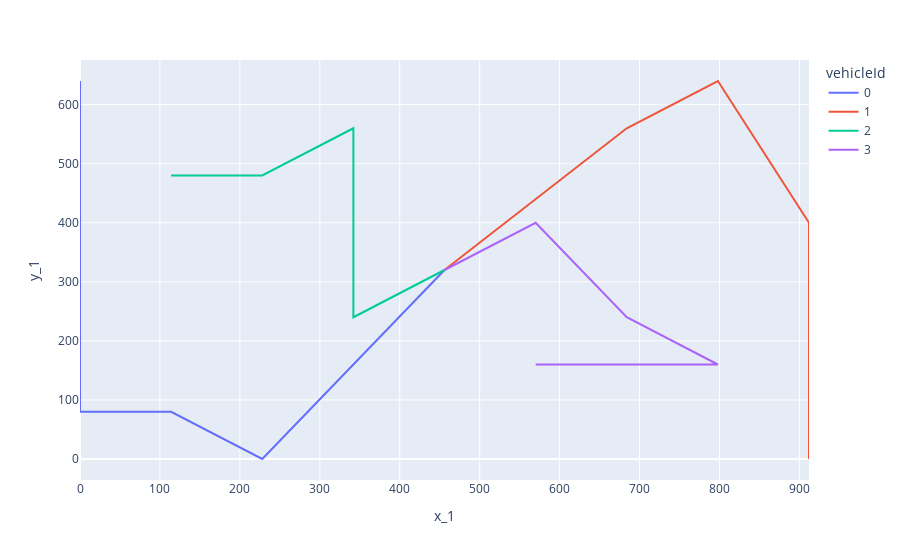

Source (notebook cell):
### Markdown cell above
## Example 2: Multiple vehicles with various capacities and various loads to drop off at different locations

### Code cell
vehicles = pr.data.vehicles(with_capacity=True)
vehicles["vehicleId"] = vehicles.index

trips = solve_routing(
    distance_matrix, vehicles=vehicles, locations=locations, starting_point=0
)

trips = trips.merge(distances, left_on="departure", right_on="locationId_1")
fig = px.line(trips, x="x_1", y="y_1", color="vehicleId", hover_data=["departure"], height=600)
fig

### Figure 1 — Plotly figure (JSON) as saved in the notebook; plotly's stock layout.template omitted (floating-point values rounded to 4 significant figures)
{"data": [{"customdata": [[0], [0], [0], [0], [0], [0], [0], [0], [0], [0], [0], [0], [0], [0], [0], [0], [0], [1], [1], [1], [1], [1], [1], [1], [1], [1], [1], [1], [1], [1], [1], [1], [1], [1], [4], [4], [4], [4], [4], [4], [4], [4], [4], [4], [4], [4], [4], [4], [4], [4], [4], [3], [3], [3], [3], [3], [3], [3], [3], [3], [3], [3], [3], [3], [3], [3], [3], [3], [15], [15], [15], [15], [15], [15], [15], [15], [15], [15], [15], [15], [15], [15], [15], [15], [15], [15], [15], [15], [15], [15], [15], [15], [15], [15], [15], [15], [15], [15], [15], [15], [15], [15]], "hovertemplate": "vehicleId=0<br>x_1=%{x}<br>y_1=%{y}<br>departure=%{customdata[0]}<extra></extra>", "legendgroup": "0", "line": {"color": "#636efa", "dash": "solid"}, "marker": {"symbol": "circle"}, "mode": "lines", "name": "0", "orientation": "v", "showlegend": true, "type": "scatter", "x": [456, 456, 456, 456, 456, 456, 456, 456, 456, 456, 456, 456, 456, 456, 456, 456, 456, 228, 228, 228, 228, 228, 228, 228, 228, 228, 228, 228, 228, 228, 228, 228, 228, 228, 114, 114, 114, 114, 114, 114, 114, 114, 114, 114, 114, 114, 114, 114, 114, 114, 114, 0, 0, 0, 0, 0, 0, 0, 0, 0, 0, 0, 0, 0, 0, 0, 0, 0, 0, 0, 0, 0, 0, 0, 0, 0, 0, 0, 0, 0, 0, 0, 0, 0, 0, 0, 0, 0, 0, 0, 0, 0, 0, 0, 0, 0, 0, 0, 0, 0, 0, 0], "xaxis": "x", "y": [320, 320, 320, 320, 320, 320, 320, 320, 320, 320, 320, 320, 320, 320, 320, 320, 320, 0, 0, 0, 0, 0, 0, 0, 0, 0, 0, 0, 0, 0, 0, 0, 0, 0, 80, 80, 80, 80, 80, 80, 80, 80, 80, 80, 80, 80, 80, 80, 80, 80, 80, 80, 80, 80, 80, 80, 80, 80, 80, 80, 80, 80, 80, 80, 80, 80, 80, 80, 640, 640, 640, 640, 640, 640, 640, 640, 640, 640, 640, 640, 640, 640, 640, 640, 640, 640, 640, 640, 640, 640, 640, 640, 640, 640, 640, 640, 640, 640, 640, 640, 640, 640], "yaxis": "y"}, {"customdata": [[0], [0], [0], [0], [0], [0], [0], [0], [0], [0], [0], [0], [0], [0], [0], [0], [0], [14], [14], [14], [14], [14], [14], [14], [14], [14], [14], [14], [14], [14], [14], [14], [14], [14], [16], [16], [16], [16], [16], [16], [16], [16], [16], [16], [16], [16], [16], [16], [16], [16], [16], [10], [10], [10], [10], [10], [10], [10], [10], [10], [10], [10], [10], [10], [10], [10], [10], [10], [2], [2], [2], [2], [2], [2], [2], [2], [2], [2], [2], [2], [2], [2], [2], [2], [2], [2], [2], [2], [2], [2], [2], [2], [2], [2], [2], [2], [2], [2], [2], [2], [2], [2]], "hovertemplate": "vehicleId=1<br>x_1=%{x}<br>y_1=%{y}<br>departure=%{customdata[0]}<extra></extra>", "legendgroup": "1", "line": {"color": "#EF553B", "dash": "solid"}, "marker": {"symbol": "circle"}, "mode": "lines", "name": "1", "orientation": "v", "showlegend": true, "type": "scatter", "x": [456, 456, 456, 456, 456, 456, 456, 456, 456, 456, 456, 456, 456, 456, 456, 456, 456, 684, 684, 684, 684, 684, 684, 684, 684, 684, 684, 684, 684, 684, 684, 684, 684, 684, 798, 798, 798, 798, 798, 798, 798, 798, 798, 798, 798, 798, 798, 798, 798, 798, 798, 912, 912, 912, 912, 912, 912, 912, 912, 912, 912, 912, 912, 912, 912, 912, 912, 912, 912, 912, 912, 912, 912, 912, 912, 912, 912, 912, 912, 912, 912, 912, 912, 912, 912, 912, 912, 912, 912, 912, 912, 912, 912, 912, 912, 912, 912, 912, 912, 912, 912, 912], "xaxis": "x", "y": [320, 320, 320, 320, 320, 320, 320, 320, 320, 320, 320, 320, 320, 320, 320, 320, 320, 560, 560, 560, 560, 560, 560, 560, 560, 560, 560, 560, 560, 560, 560, 560, 560, 560, 640, 640, 640, 640, 640, 640, 640, 640, 640, 640, 640, 640, 640, 640, 640, 640, 640, 400, 400, 400, 400, 400, 400, 400, 400, 400, 400, 400, 400, 400, 400, 400, 400, 400, 0, 0, 0, 0, 0, 0, 0, 0, 0, 0, 0, 0, 0, 0, 0, 0, 0, 0, 0, 0, 0, 0, 0, 0, 0, 0, 0, 0, 0, 0, 0, 0, 0, 0], "yaxis": "y"}, {"customdata": [[0], [0], [0], [0], [0], [0], [0], [0], [0], [0], [0], [0], [0], [0], [0], [0], [0], [7], [7], [7], [7], [7], [7], [7], [7], [7], [7], [7], [7], [7], [7], [7], [7], [7], [13], [13], [13], [13], [13], [13], [13], [13], [13], [13], [13], [13], [13], [13], [13], [13], [13], [12], [12], [12], [12], [12], [12], [12], [12], [12], [12], [12], [12], [12], [12], [12], [12], [12], [11], [11], [11], [11], [11], [11], [11], [11], [11], [11], [11], [11], [11], [11], [11], [11], [11], [11], [11], [11], [11], [11], [11], [11], [11], [11], [11], [11], [11], [11], [11], [11], [11], [11]], "hovertemplate": "vehicleId=2<br>x_1=%{x}<br>y_1=%{y}<br>departure=%{customdata[0]}<extra></extra>", "legendgroup": "2", "line": {"color": "#00cc96", "dash": "solid"}, "marker": {"symbol": "circle"}, "mode": "lines", "name": "2", "orientation": "v", "showlegend": true, "type": "scatter", "x": [456, 456, 456, 456, 456, 456, 456, 456, 456, 456, 456, 456, 456, 456, 456, 456, 456, 342, 342, 342, 342, 342, 342, 342, 342, 342, 342, 342, 342, 342, 342, 342, 342, 342, 342, 342, 342, 342, 342, 342, 342, 342, 342, 342, 342, 342, 342, 342, 342, 342, 342, 228, 228, 228, 228, 228, 228, 228, 228, 228, 228, 228, 228, 228, 228, 228, 228, 228, 114, 114, 114, 114, 114, 114, 114, 114, 114, 114, 114, 114, 114, 114, 114, 114, 114, 114, 114, 114, 114, 114, 114, 114, 114, 114, 114, 114, 114, 114, 114, 114, 114, 114], "xaxis": "x", "y": [320, 320, 320, 320, 320, 320, 320, 320, 320, 320, 320, 320, 320, 320, 320, 320, 320, 240, 240, 240, 240, 240, 240, 240, 240, 240, 240, 240, 240, 240, 240, 240, 240, 240, 560, 560, 560, 560, 560, 560, 560, 560, 560, 560, 560, 560, 560, 560, 560, 560, 560, 480, 480, 480, 480, 480, 480, 480, 480, 480, 480, 480, 480, 480, 480, 480, 480, 480, 480, 480, 480, 480, 480, 480, 480, 480, 480, 480, 480, 480, 480, 480, 480, 480, 480, 480, 480, 480, 480, 480, 480, 480, 480, 480, 480, 480, 480, 480, 480, 480, 480, 480], "yaxis": "y"}, {"customdata": [[0], [0], [0], [0], [0], [0], [0], [0], [0], [0], [0], [0], [0], [0], [0], [0], [0], [9], [9], [9], [9], [9], [9], [9], [9], [9], [9], [9], [9], [9], [9], [9], [9], [9], [8], [8], [8], [8], [8], [8], [8], [8], [8], [8], [8], [8], [8], [8], [8], [8], [8], [6], [6], [6], [6], [6], [6], [6], [6], [6], [6], [6], [6], [6], [6], [6], [6], [6], [5], [5], [5], [5], [5], [5], [5], [5], [5], [5], [5], [5], [5], [5], [5], [5], [5], [5], [5], [5], [5], [5], [5], [5], [5], [5], [5], [5], [5], [5], [5], [5], [5], [5]], "hovertemplate": "vehicleId=3<br>x_1=%{x}<br>y_1=%{y}<br>departure=%{customdata[0]}<extra></extra>", "legendgroup": "3", "line": {"color": "#ab63fa", "dash": "solid"}, "marker": {"symbol": "circle"}, "mode": "lines", "name": "3", "orientation": "v", "showlegend": true, "type": "scatter", "x": [456, 456, 456, 456, 456, 456, 456, 456, 456, 456, 456, 456, 456, 456, 456, 456, 456, 570, 570, 570, 570, 570, 570, 570, 570, 570, 570, 570, 570, 570, 570, 570, 570, 570, 684, 684, 684, 684, 684, 684, 684, 684, 684, 684, 684, 684, 684, 684, 684, 684, 684, 798, 798, 798, 798, 798, 798, 798, 798, 798, 798, 798, 798, 798, 798, 798, 798, 798, 570, 570, 570, 570, 570, 570, 570, 570, 570, 570, 570, 570, 570, 570, 570, 570, 570, 570, 570, 570, 570, 570, 570, 570, 570, 570, 570, 570, 570, 570, 570, 570, 570, 570], "xaxis": "x", "y": [320, 320, 320, 320, 320, 320, 320, 320, 320, 320, 320, 320, 320, 320, 320, 320, 320, 400, 400, 400, 400, 400, 400, 400, 400, 400, 400, 400, 400, 400, 400, 400, 400, 400, 240, 240, 240, 240, 240, 240, 240, 240, 240, 240, 240, 240, 240, 240, 240, 240, 240, 160, 160, 160, 160, 160, 160, 160, 160, 160, 160, 160, 160, 160, 160, 160, 160, 160, 160, 160, 160, 160, 160, 160, 160, 160, 160, 160, 160, 160, 160, 160, 160, 160, 160, 160, 160, 160, 160, 160, 160, 160, 160, 160, 160, 160, 160, 160, 160, 160, 160, 160], "yaxis": "y"}], "layout": {"autosize": true, "legend": {"title": {"text": "vehicleId"}, "tracegroupgap": 0}, "margin": {"t": 60}, "xaxis": {"anchor": "y", "autorange": true, "domain": [0, 1], "range": [0, 912], "title": {"text": "x_1"}, "type": "linear"}, "yaxis": {"anchor": "x", "autorange": true, "domain": [0, 1], "range": [-35.56, 675.6], "title": {"text": "y_1"}, "type": "linear"}}}
